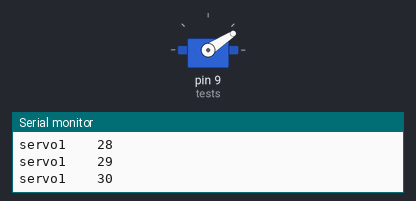
A sketch run on a simulated Arduino Uno, built with avr-gcc and run on an emulated ATmega328P. Shown: servo, the last lines printed to the serial monitor.

Above: at 0.4 s.
At 1.0 s:
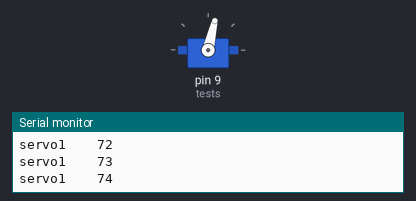
At 1.5 s:
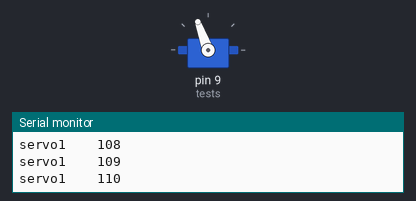
Timing chart, 0 to 3.0 s (numbered marks = the images above):
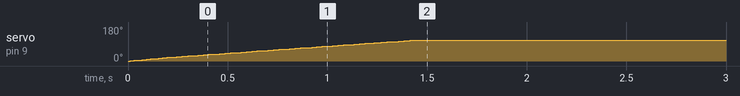

The sketch:

first_manu.ino
```cpp
#include <math.h>
#include <Wire.h>
#include <Servo.h>
int del=10;
int L = 50; //links length
//float pxi1, pyi1,pxi2,pyi2,pxi3,pyi3; //x,y end effector cooordination
float pxi1=52, pyi1=53,pxi2=-72,pyi2=18,pxi3=22.5,pyi3=-72;
float pxf1, pyf1,pxf2,pyf2,pxf3,pyf3; //x,y end effector to be reached
float dx=-20;  //x-displacement
float dy=0;   //y-displacement

Servo tests,tests2,tests3;        //initialize a servo object for the connected servo
void setup() {
  // put your setup code here, to run once:
  Serial.begin(9600);
  tests.attach(9);
  pxf1=pxi1+dx, pyf1=pyi1+dy,pxf2=pxi2+dx,pyf2=pyi2+dy,pxf3=pxi3+dx,pyf3=pyi3+dy;
  //robot geometrics and inverse kinematics
  //for first manipulator
  float a = sqrt((pow(pxf1, 2) + pow(pyf1, 2)) / 4); //geometrics
  float h = sqrt(pow(L, 2) - pow(a, 2));
  float alfa = atan2(h, a) * 180 / PI;
  float beta = atan2(pyf1, pxf1) * 180 / PI;

  float theta, betaf, thet1;
  if (beta < 0)
  {
    betaf=360+beta;
    theta = betaf+alfa;
    for(int thetar=0;thetar<=theta;thetar++)
    {
      tests.write(thetar);
      Serial.print("servo1\t  ");
    Serial.println(thetar);
    delay(del);
    }

  }
  else
  {
    thet1 =alfa + abs(beta);
    if (thet1 < 0)
    {
      theta = thet1 + 360;
       for(int thetar=0;thetar<=theta;thetar++)
    {
      tests.write(thetar);
        Serial.print("servo1\t  ");
    Serial.println(thetar);
      delay(del);
    }

    }
    else
    {
      theta = thet1;
       for(int thetar=0;thetar<=theta;thetar++)
    {
      tests.write(thetar);
       Serial.print("servo1\t  ");
    Serial.println(thetar);
      delay(del);
    }

    }
  }

}

void loop() {


}
```
